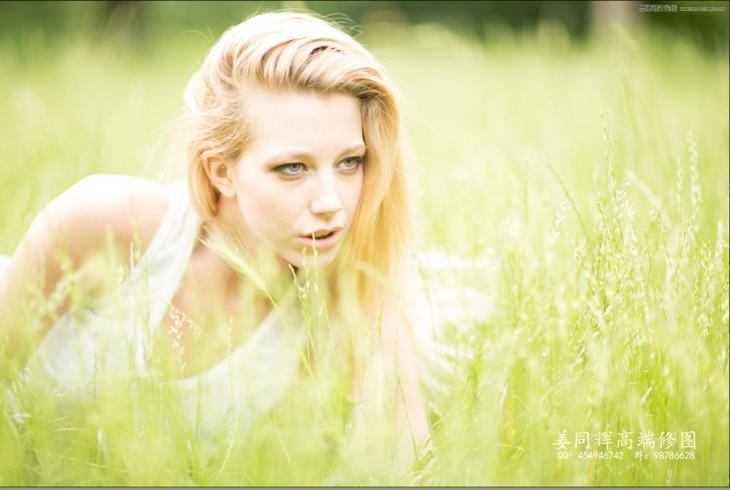
#> input picture FN/b9.jpg, 730 x 490 px
$ jupyter execute hist.ipynb
#> lines starting #> are read from the running program, lines starting #| are printed output that depends on the picture
[cell 1]
#!/usr/bin/env python
# coding: utf-8
import numpy as np
import pylab as plt
import matplotlib.image as mpimg
import cv2


def imhist(im):
  # calculates normalized histogram of an image
	m, n = im.shape
	h = [0.0] * 256
	for i in range(m):
		for j in range(n):
			h[im[i, j]]+=1
	return np.array(h)/(m*n)

def cumsum(h):
	# finds cumulative sum of a numpy array, list
	return [sum(h[:i+1]) for i in range(len(h))]

def histeq(im):
	#calculate Histogram
	h = imhist(im)
	cdf = np.array(cumsum(h)) #cumulative distribution function
	sk = np.uint8(255 * cdf) #finding transfer function values
	s1, s2 = im.shape
	Y = np.zeros_like(im)
	# applying transfered values for each pixels
	for i in range(0, s1):
		for j in range(0, s2):
			Y[i, j] = sk[im[i, j]]
	H = imhist(Y)
	#return transformed image, original and new istogram,
	# and transform function
	return Y , h, H, sk

#================================================
#=========Main program===========================

img = cv2.imread("b9.jpg")
#> img is the input picture: shape (490, 730, 3); mean B, G, R 154, 216.6, 217.6
if img.ndim > 1:
    (rows, cols, c) = img.shape
#> rows = 490; cols = 730; c = 3
else:
    (rows, cols) = img.shape
    c=1

imgYcc = cv2.cvtColor(img, cv2.COLOR_BGR2YCR_CB)
#> imgYcc: shape (490, 730, 3); mean of channels 0, 1, 2 209.8, 133.6, 96.5

new_img = np.zeros((rows, cols, c), np.uint8)

result, h, new_h, sk = histeq(imgYcc[:,:,0])
#> in histeq, `h = imhist(im)`: h = 256 values, max 0.0224 at index 237, min 0 at index 0, mean 0.00391
#> in histeq, `h = imhist(im)`:
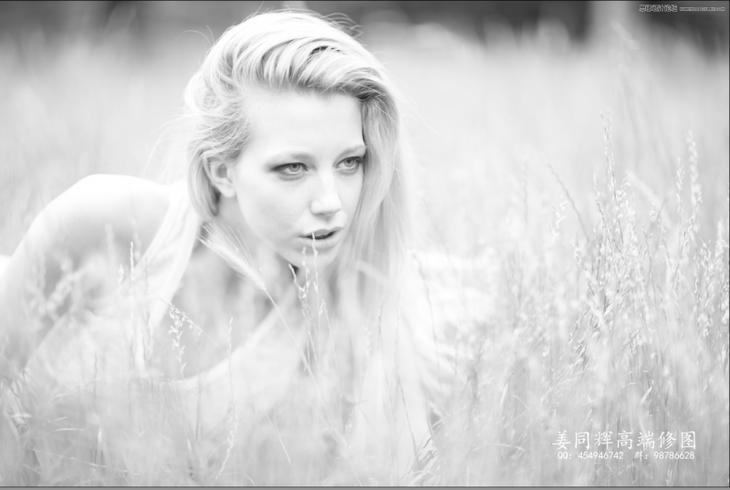
#> im: shape (490, 730); min 8, max 255, mean 209.8
#> in histeq, `cdf = np.array(cumsum(h))`: cdf = 256 values from 0 to 1
#> in histeq, `sk = np.uint8(255 * cdf)`: sk = 256 values from 0 to 255
#> after the loop in histeq, `for i in range(0, s1):`:
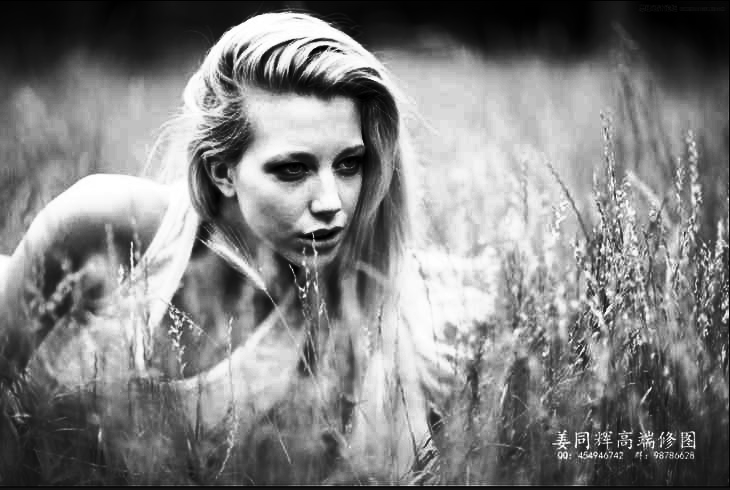
#> Y: shape (490, 730); min 0, max 255, mean 128.6
#> in histeq, `H = imhist(Y)`: H = 256 values, max 0.0224 at index 213, min 0 at index 40, mean 0.00391
#> new_h has the same summary as H in histeq; sk = 256 values from 0 to 255
new_img[:,:,0] = result
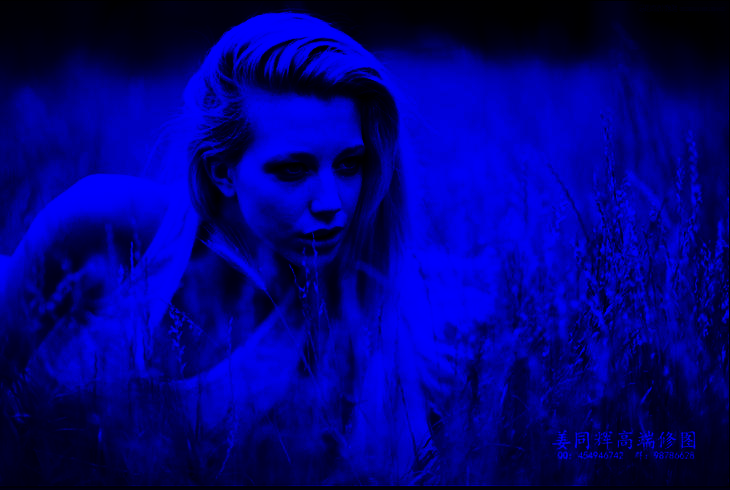
#> new_img: shape (490, 730, 3); mean of channels 0, 1, 2 128.6, 0, 0; drawn as B, G, R
new_img[:,:,1] = imgYcc[:,:,1]
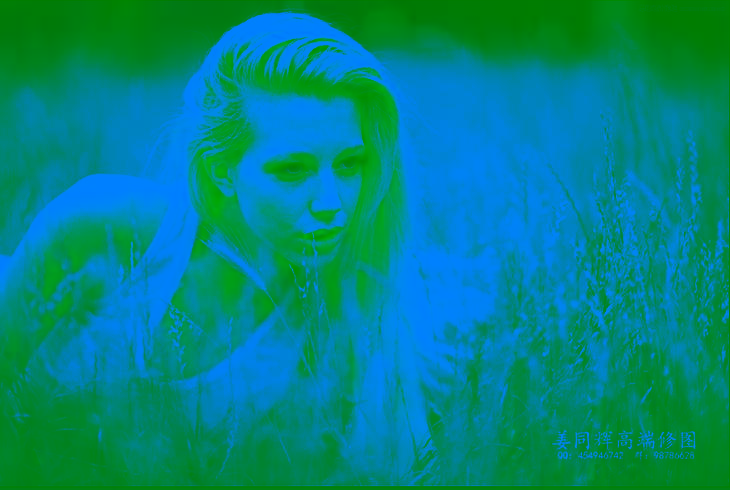
#> new_img: shape (490, 730, 3); mean of channels 0, 1, 2 128.6, 133.6, 0; drawn as B, G, R
new_img[:,:,2] = imgYcc[:,:,2]
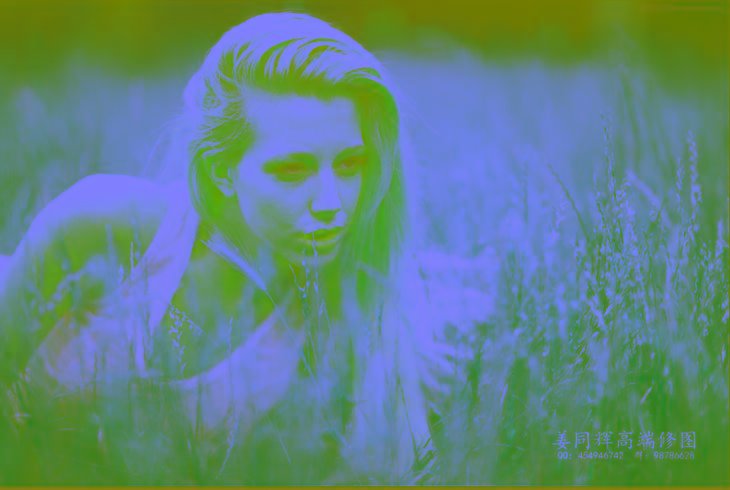
#> new_img: shape (490, 730, 3); mean of channels 0, 1, 2 128.6, 133.6, 96.5; drawn as B, G, R
new_img = cv2.cvtColor(img, cv2.COLOR_YCR_CB2RGB)
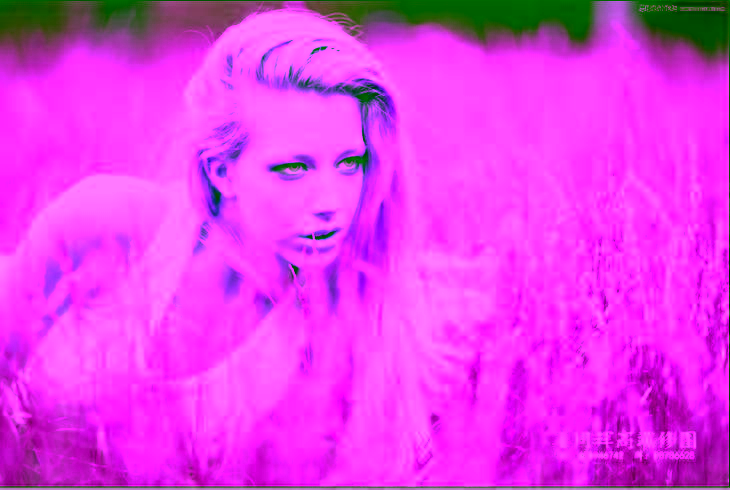
#> new_img: shape (490, 730, 3); mean R, G, B 228.7, 60.1, 232

# show old and new image
# show original image
plt.subplot(121)
plt.imshow(img)
plt.title('original image')
plt.set_cmap('gray')
# show original image
plt.subplot(122)
plt.imshow(new_img)
plt.title('hist. equalized image')
plt.set_cmap('gray')
plt.show()
#> figure, not shown here; B, G, R data is drawn as R, G, B

# plot histograms and transfer function
fig = plt.figure()
fig.add_subplot(221)
plt.plot(h)
plt.title('Original histogram') # original histogram

fig.add_subplot(222)
plt.plot(new_h)
plt.title('New histogram') #hist of eqlauized image

fig.add_subplot(223)
plt.plot(sk)
plt.title('Transfer function') #transfer function

plt.show()
#> figure, not shown here; panel 1: curve peaks at x = 237, y = 0.0224; panel 2: curve peaks at x = 213, y = 0.0224; panel 3: curve peaks at x = 255, y = 255


img2 = cv2.imread("b8.jpg")
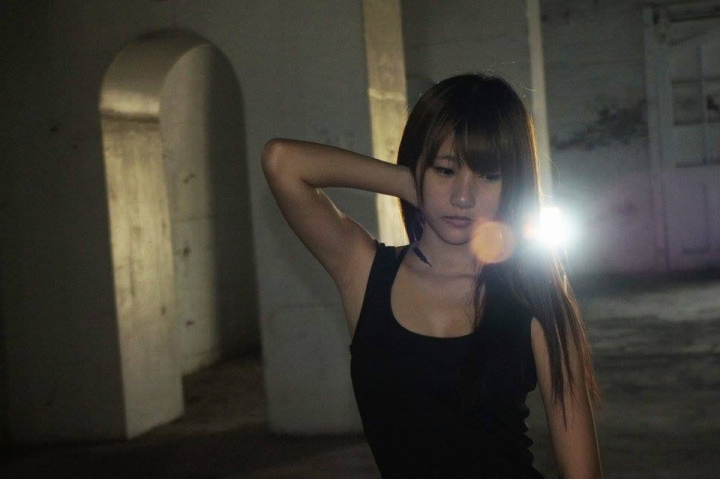
#> input picture FN/b8.jpg, 720 x 479 px
#> img2 is the input picture: shape (479, 720, 3); mean B, G, R 54, 61.4, 64.3
if img2.ndim > 1:
    (rows, cols, c) = img2.shape
#> rows = 479; cols = 720
else:
    (rows, cols) = img2.shape
    c=1
img2 = cv2.cvtColor(img2, cv2.COLOR_BGR2RGB)

new_img2 = np.zeros((rows, cols, c), np.uint8)


for i in range(c):
    result, h, new_h, sk = histeq(img2[:,:,i])
    new_img2[:,:,i] = result
#> this loop made 3 passes
#> pass 1, `result, h, new_h, sk = histeq(img2[:,:,i])`:
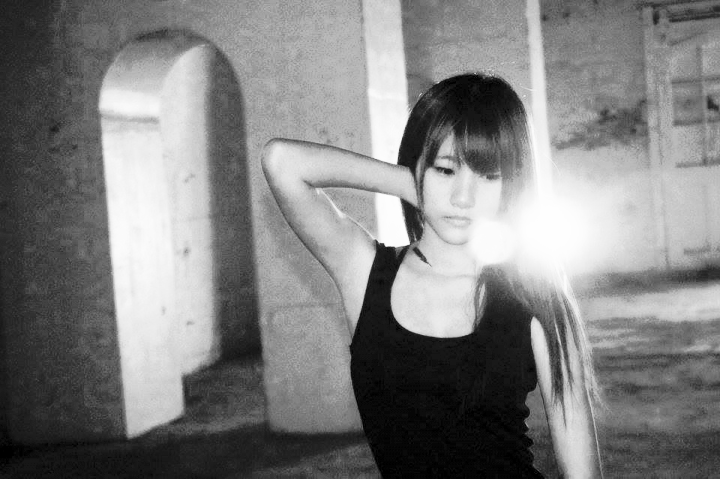
#> result: shape (479, 720); min 0, max 254, mean 128.2
#> after the loop:
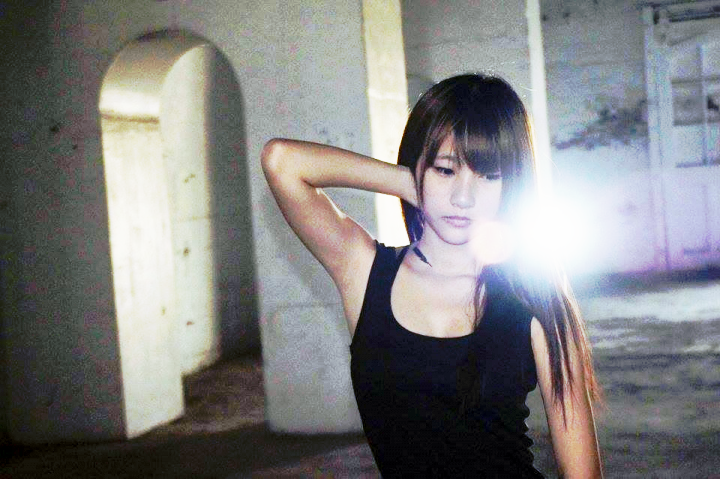
#> new_img2: shape (479, 720, 3); mean R, G, B 128.2, 128.3, 128.4
plt.subplot(121)
plt.imshow(img2)
plt.title('original image')
plt.set_cmap('gray')
# show original image
plt.subplot(122)
plt.imshow(new_img2)
plt.title('hist. equalized image')
plt.set_cmap('gray')
plt.show()


fig = plt.figure()
fig.add_subplot(221)
plt.plot(h)
plt.title('Original histogram')

fig.add_subplot(222)
plt.plot(new_h)
plt.title('New histogram')

fig.add_subplot(223)
plt.plot(sk)
plt.title('Transfer function')

plt.show()
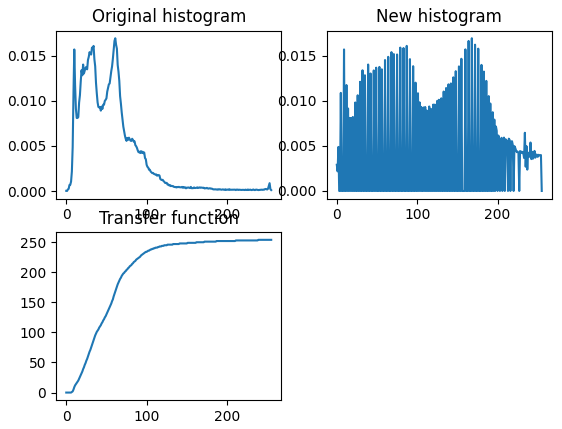
#> figure drawn by matplotlib, 3 panels; panel 1: curve peaks at x = 61, y = 0.0169; panel 2: curve peaks at x = 168, y = 0.0169; panel 3: curve peaks at x = 239, y = 254
